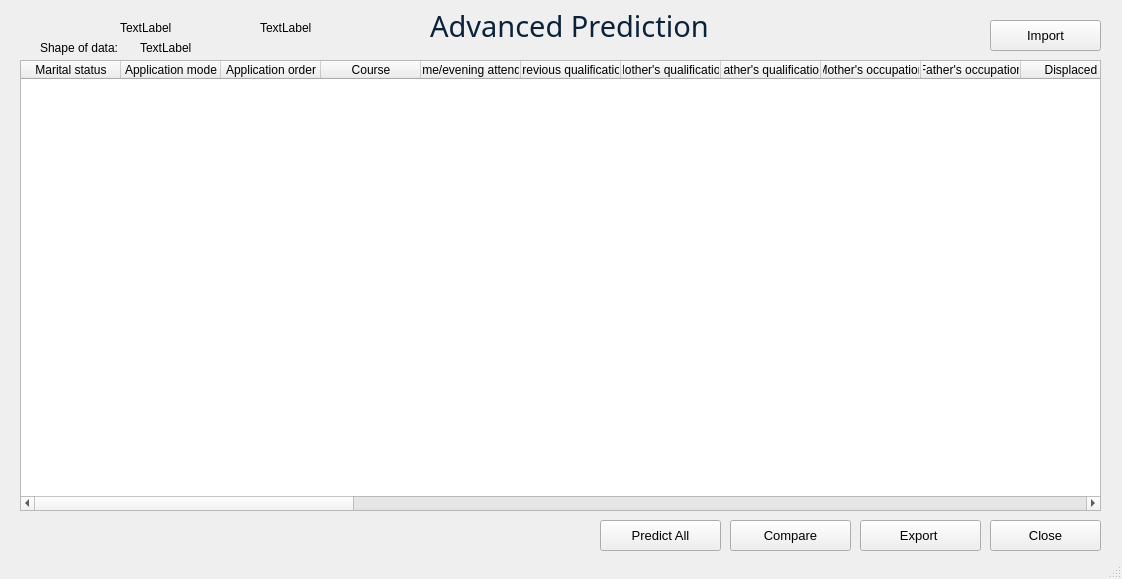
<?xml version="1.0" encoding="UTF-8"?>
<ui version="4.0">
 <class>MainWindow</class>
 <widget class="QMainWindow" name="MainWindow">
  <property name="geometry">
   <rect>
    <x>0</x>
    <y>0</y>
    <width>1122</width>
    <height>579</height>
   </rect>
  </property>
  <property name="windowTitle">
   <string>Advanced Prediction</string>
  </property>
  <widget class="QWidget" name="centralwidget">
   <widget class="QLabel" name="label_3">
    <property name="geometry">
     <rect>
      <x>430</x>
      <y>0</y>
      <width>321</width>
      <height>51</height>
     </rect>
    </property>
    <property name="font">
     <font>
      <family>Segoe UI Light</family>
      <pointsize>22</pointsize>
      <weight>50</weight>
      <italic>false</italic>
      <bold>false</bold>
     </font>
    </property>
    <property name="styleSheet">
     <string notr="true">color: rgb(11, 34, 57);</string>
    </property>
    <property name="text">
     <string>Advanced Prediction</string>
    </property>
   </widget>
   <widget class="QTableWidget" name="data_table">
    <property name="geometry">
     <rect>
      <x>20</x>
      <y>60</y>
      <width>1081</width>
      <height>451</height>
     </rect>
    </property>
    <column>
     <property name="text">
      <string>Marital status</string>
     </property>
    </column>
    <column>
     <property name="text">
      <string>Application mode</string>
     </property>
     <property name="background">
      <color>
       <red>0</red>
       <green>0</green>
       <blue>0</blue>
      </color>
     </property>
    </column>
    <column>
     <property name="text">
      <string>Application order</string>
     </property>
    </column>
    <column>
     <property name="text">
      <string>Course</string>
     </property>
    </column>
    <column>
     <property name="text">
      <string>Daytime/evening attendance</string>
     </property>
    </column>
    <column>
     <property name="text">
      <string>Previous qualification</string>
     </property>
    </column>
    <column>
     <property name="text">
      <string>Mother's qualification</string>
     </property>
    </column>
    <column>
     <property name="text">
      <string>Father's qualification</string>
     </property>
    </column>
    <column>
     <property name="text">
      <string>Mother's occupation</string>
     </property>
    </column>
    <column>
     <property name="text">
      <string>Father's occupation</string>
     </property>
    </column>
    <column>
     <property name="text">
      <string>Displaced</string>
     </property>
    </column>
    <column>
     <property name="text">
      <string>Educational special needs</string>
     </property>
    </column>
    <column>
     <property name="text">
      <string>Debtor</string>
     </property>
    </column>
    <column>
     <property name="text">
      <string>Tuition fees up to date</string>
     </property>
    </column>
    <column>
     <property name="text">
      <string>Gender</string>
     </property>
    </column>
    <column>
     <property name="text">
      <string>Scholarship holder</string>
     </property>
    </column>
    <column>
     <property name="text">
      <string>Age at enrollment</string>
     </property>
    </column>
    <column>
     <property name="text">
      <string>Curricular units 1st sem (credited)</string>
     </property>
    </column>
    <column>
     <property name="text">
      <string>Curricular units 1st sem (enrolled)</string>
     </property>
    </column>
    <column>
     <property name="text">
      <string>Curricular units 1st sem (evaluations)</string>
     </property>
    </column>
    <column>
     <property name="text">
      <string>Curricular units 1st sem (approved)</string>
     </property>
    </column>
    <column>
     <property name="text">
      <string>Curricular units 1st sem (grade)</string>
     </property>
    </column>
    <column>
     <property name="text">
      <string>Curricular Units 1st Sem (without Evaluations)</string>
     </property>
    </column>
    <column>
     <property name="text">
      <string>Curricular Units 2nd Sem (credited)</string>
     </property>
    </column>
    <column>
     <property name="text">
      <string>Curricular Units 2nd Sem (enrolled)</string>
     </property>
    </column>
    <column>
     <property name="text">
      <string>Curricular Units 2nd Sem (evaluations)</string>
     </property>
    </column>
    <column>
     <property name="text">
      <string>Curricular Units 2nd Sem (approved)</string>
     </property>
    </column>
    <column>
     <property name="text">
      <string>Curricular Units 2nd Sem (grade)</string>
     </property>
    </column>
    <column>
     <property name="text">
      <string>Curricular Units 2nd Sem (without Evaluations)</string>
     </property>
    </column>
    <column>
     <property name="text">
      <string>Unemployment Rate</string>
     </property>
    </column>
    <column>
     <property name="text">
      <string>Inflation Rate</string>
     </property>
    </column>
    <column>
     <property name="text">
      <string>Inflation Rate</string>
     </property>
    </column>
    <column>
     <property name="text">
      <string>Target</string>
     </property>
    </column>
   </widget>
   <widget class="QPushButton" name="import_btn">
    <property name="geometry">
     <rect>
      <x>990</x>
      <y>20</y>
      <width>111</width>
      <height>31</height>
     </rect>
    </property>
    <property name="font">
     <font>
      <pointsize>10</pointsize>
     </font>
    </property>
    <property name="text">
     <string>Import</string>
    </property>
   </widget>
   <widget class="QPushButton" name="btn_close">
    <property name="geometry">
     <rect>
      <x>990</x>
      <y>520</y>
      <width>111</width>
      <height>31</height>
     </rect>
    </property>
    <property name="font">
     <font>
      <pointsize>10</pointsize>
     </font>
    </property>
    <property name="text">
     <string>Close</string>
    </property>
   </widget>
   <widget class="QPushButton" name="btn_export">
    <property name="geometry">
     <rect>
      <x>860</x>
      <y>520</y>
      <width>121</width>
      <height>31</height>
     </rect>
    </property>
    <property name="font">
     <font>
      <pointsize>10</pointsize>
     </font>
    </property>
    <property name="text">
     <string>Export </string>
    </property>
   </widget>
   <widget class="QLabel" name="label_link">
    <property name="geometry">
     <rect>
      <x>120</x>
      <y>20</y>
      <width>55</width>
      <height>16</height>
     </rect>
    </property>
    <property name="text">
     <string>TextLabel</string>
    </property>
   </widget>
   <widget class="QPushButton" name="btn_compare">
    <property name="geometry">
     <rect>
      <x>730</x>
      <y>520</y>
      <width>121</width>
      <height>31</height>
     </rect>
    </property>
    <property name="font">
     <font>
      <pointsize>10</pointsize>
     </font>
    </property>
    <property name="text">
     <string>Compare</string>
    </property>
   </widget>
   <widget class="QPushButton" name="btn_predict_all">
    <property name="geometry">
     <rect>
      <x>600</x>
      <y>520</y>
      <width>121</width>
      <height>31</height>
     </rect>
    </property>
    <property name="font">
     <font>
      <pointsize>10</pointsize>
     </font>
    </property>
    <property name="text">
     <string>Predict All</string>
    </property>
   </widget>
   <widget class="QLabel" name="label_tt">
    <property name="geometry">
     <rect>
      <x>260</x>
      <y>20</y>
      <width>55</width>
      <height>16</height>
     </rect>
    </property>
    <property name="text">
     <string>TextLabel</string>
    </property>
   </widget>
   <widget class="QLabel" name="label">
    <property name="geometry">
     <rect>
      <x>40</x>
      <y>40</y>
      <width>101</width>
      <height>16</height>
     </rect>
    </property>
    <property name="text">
     <string>Shape of data:</string>
    </property>
   </widget>
   <widget class="QLabel" name="label_shape">
    <property name="geometry">
     <rect>
      <x>140</x>
      <y>40</y>
      <width>81</width>
      <height>16</height>
     </rect>
    </property>
    <property name="text">
     <string>TextLabel</string>
    </property>
   </widget>
  </widget>
  <widget class="QMenuBar" name="menubar">
   <property name="geometry">
    <rect>
     <x>0</x>
     <y>0</y>
     <width>1122</width>
     <height>25</height>
    </rect>
   </property>
  </widget>
  <widget class="QStatusBar" name="statusbar"/>
 </widget>
 <resources/>
 <connections/>
</ui>
